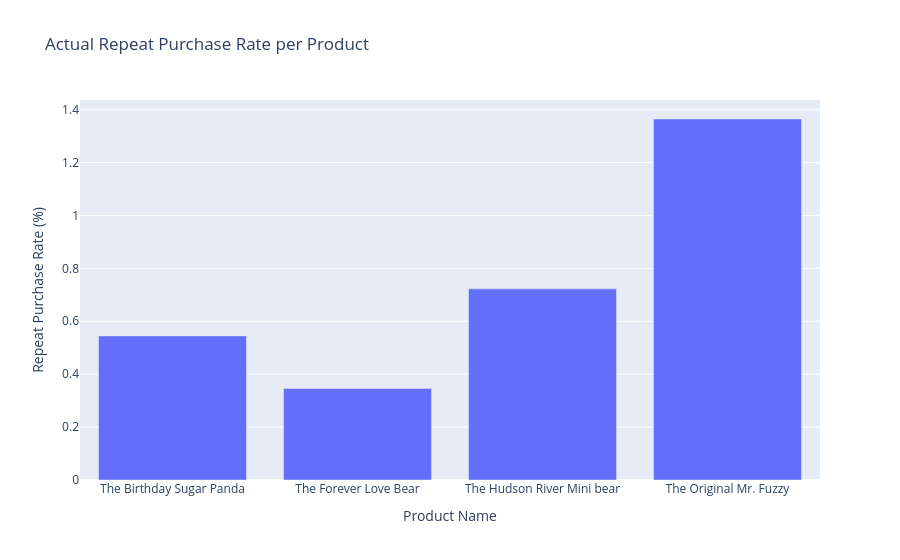

Notebook code cell kept with this figure:
### Code cell
fig = px.bar(
    result,
    x="product_name",
    y="repeat_purchase_rate_%",
    title="Actual Repeat Purchase Rate per Product"
)

fig.update_layout(
    xaxis_title="Product Name",
    yaxis_title="Repeat Purchase Rate (%)"
)

fig.show()

### Figure 1 — Plotly figure (JSON) as saved in the notebook; plotly's stock layout.template omitted (floating-point values rounded to 4 significant figures)
{"data": [{"alignmentgroup": "True", "hovertemplate": "product_name=%{x}<br>repeat_purchase_rate_%=%{y}<extra></extra>", "legendgroup": "", "marker": {"color": "#636efa", "pattern": {"shape": ""}}, "name": "", "offsetgroup": "", "orientation": "v", "showlegend": false, "textposition": "auto", "type": "bar", "x": ["The Birthday Sugar Panda", "The Forever Love Bear", "The Hudson River Mini bear", "The Original Mr. Fuzzy"], "xaxis": "x", "y": [0.5447, 0.3463, 0.7226, 1.365], "yaxis": "y"}], "layout": {"barmode": "relative", "legend": {"tracegroupgap": 0}, "title": {"text": "Actual Repeat Purchase Rate per Product"}, "xaxis": {"anchor": "y", "domain": [0, 1], "title": {"text": "Product Name"}}, "yaxis": {"anchor": "x", "domain": [0, 1], "title": {"text": "Repeat Purchase Rate (%)"}}}}
